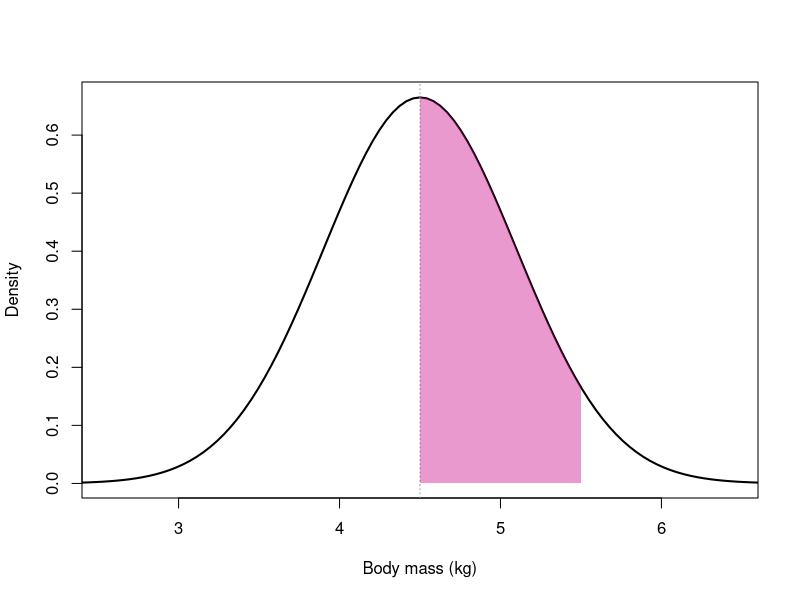
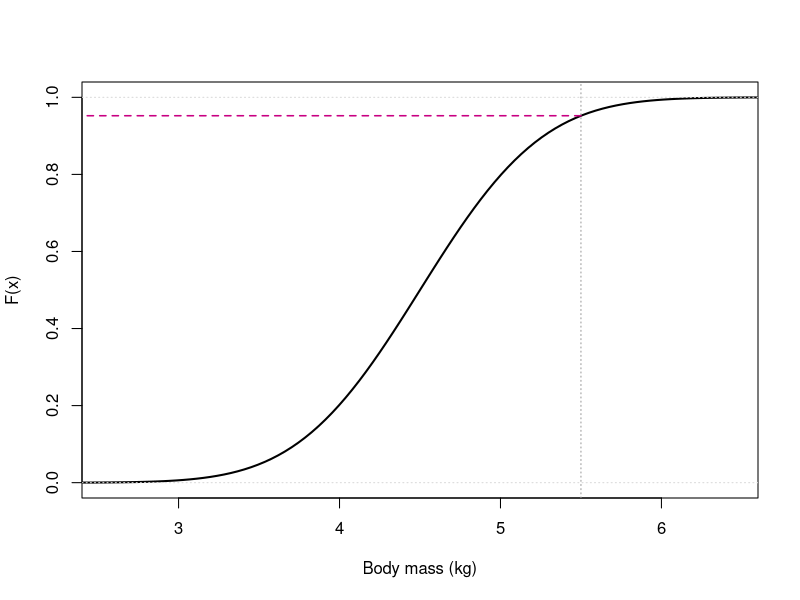

Here is the R script that generated these plots, in order:
## ---- chunk 1
knitr::opts_chunk$set(echo = FALSE, warning = FALSE, message = FALSE,
                       fig.width = 6.5, fig.height = 0.3)

mu <- 4.5
sigma <- 0.6

# draws n full-width blank lines (margin to margin) for handwritten answers,
# as a single plot so spacing is deterministic; pair with fig.height = 0.3 * n
blank_lines <- function(n = 1) {
  par(mar = c(0, 0, 0, 0))
  plot(NA, xlim = c(0, 1), ylim = c(0, n), axes = FALSE, xlab = "", ylab = "")
  for (i in seq_len(n)) {
    segments(0, n - i + 0.5, 1, n - i + 0.5, lwd = 1)
  }
}

# reserves blank work space (no ruled lines) for equation manipulation /
# show-your-work; pair with fig.height set to however much room is needed
blank_space <- function() {
  par(mar = c(0, 0, 0, 0))
  plot.new()
}
## ---- chunk 2
ans_col <- rgb(200, 0, 130, maxColorValue = 255)
# redraws blank_table() so cells flagged TRUE in `ans` use the answer color
blank_table <- function(headers, body, col_widths = NULL,
                        header_height = 0.35, row_height = 0.5,
                        cex = 0.95, bold_rows = integer(0), ans = NULL) {
  nc <- length(headers); nr <- length(body)
  if (is.null(col_widths)) col_widths <- rep(1, nc)
  col_widths <- col_widths / sum(col_widths)
  cx <- c(0, cumsum(col_widths))
  h_total <- header_height + nr * row_height
  par(mar = c(0, 0, 0, 0), family = "serif")
  plot(NA, xlim = c(0, 1), ylim = c(0, h_total), axes = FALSE, xlab = "", ylab = "",
       xaxs = "i", yaxs = "i")
  y <- h_total
  segments(0, y, 1, y, lwd = 1.5)
  y <- y - header_height
  segments(0, y, 1, y, lwd = 1.5)
  for (i in seq_len(nr)) {
    y <- y - row_height
    segments(0, y, 1, y, lwd = if (i == nr) 1.5 else 0.5,
             col = if (i == nr) "black" else "grey70")
  }
  for (v in cx) segments(v, 0, v, h_total, lwd = 1)
  yh <- h_total - header_height / 2
  for (j in seq_len(nc)) text((cx[j] + cx[j + 1]) / 2, yh, labels = headers[[j]], font = 2, cex = cex)
  y <- h_total - header_height
  for (i in seq_len(nr)) {
    yc <- y - row_height / 2
    for (j in seq_len(nc)) {
      val <- body[[i]][[j]]
      is_ans <- !is.null(ans) && isTRUE(ans[[i]][[j]])
      if (!identical(val, "")) text((cx[j] + cx[j + 1]) / 2, yc, labels = val, cex = cex,
                                    font = if (i %in% bold_rows) 2 else 1,
                                    col = if (is_ans) ans_col else "black")
    }
    y <- y - row_height
  }
}
## ---- chunk 3
curve(dnorm(x, mu, sigma), from = 2.4, to = 6.6, lwd = 2,
      xlab = "Body mass (kg)", ylab = "Density", xaxs = "i")
abline(v = mu, lty = 3, col = "grey60")
xs_shade <- seq(4.5, 5.5, length.out = 100)
polygon(c(4.5, xs_shade, 5.5), c(0, dnorm(xs_shade, mu, sigma), 0),
        col = adjustcolor(ans_col, 0.4), border = NA)
## ---- chunk 4
curve(pnorm(x, mu, sigma), from = 2.4, to = 6.6, lwd = 2,
      xlab = "Body mass (kg)", ylab = "F(x)", xaxs = "i")
abline(v = 5.5, lty = 3, col = "grey60")
abline(h = c(0, 1), lty = 3, col = "grey85")
segments(5.5, pnorm(5.5, mu, sigma), 2.4, pnorm(5.5, mu, sigma), col = ans_col, lwd = 1.5, lty = 2)
## ---- chunk 5
z_int <- seq(0, 3.4, by = 0.1)
z_dec <- seq(0, 0.09, by = 0.01)
ztab <- outer(z_int, z_dec, function(a, b) pnorm(a + b))
ztab <- round(ztab, 4)
rownames(ztab) <- sprintf("%.1f", z_int)
colnames(ztab) <- sprintf(".%02d", 0:9)
knitr::kable(ztab, align = "c")
